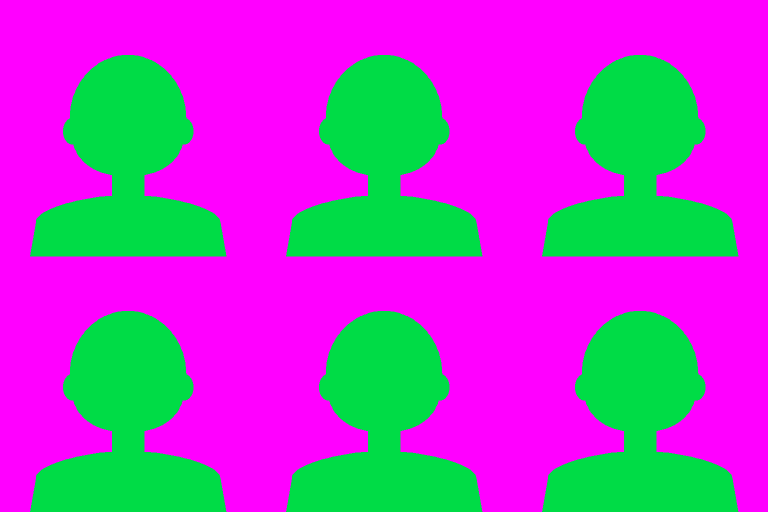
#> input picture design/characters/portrait/tools/template_3x2.png, 1536 x 1024 px (shown at 1/2 size)
$ python extract.py template_3x2.png template_3x2.png template_3x2.png
#> lines starting #> are read from the running program, lines starting #| are printed output that depends on the picture; after the words box and inside, x2 and y2 are one past the last pixel; in counts of white or black regions, pixels touching at a corner belong together
### design/characters/portrait/tools/geom.py
"""Canonical bust geometry for the layered portrait (512x512 cell). Everything registers to this."""
import math
from PIL import Image, ImageDraw

CELL = 512
CX = 256
HEAD_TOP = 110
HEAD_MID = 236          # widest row
CHIN = 352
HALF_W = 116
EAR_Y = 262
EAR_DX = 112
NECK = (224, 318, 288, 420)
MAGENTA = (255, 0, 255)
GREEN = (0, 220, 70)


def head_poly(cx=CX, top=HEAD_TOP, mid=HEAD_MID, chin=CHIN, hw=HALF_W, n=90):
    pts = []
    for i in range(n + 1):           # upper half: ellipse
        a = math.pi + math.pi * i / n
        pts.append((cx + hw * math.cos(a), mid + (mid - top) * math.sin(a)))
    for i in range(1, n):            # lower half: softer chin (superellipse)
        a = math.pi * i / n
        c, s = math.cos(a), math.sin(a)
        x = math.copysign(abs(c) ** (2 / 2.4), c)
        y = abs(s) ** (2 / 2.6)
        pts.append((cx + hw * x, mid + (chin - mid) * y))
    return pts


def shoulders_poly(cx=CX):
    left = []
    for i in range(21):
        t = i / 20
        left.append((cx - 34 - 150 * math.sin(t * math.pi / 2), 392 + 46 * (1 - math.cos(t * math.pi / 2)) ** 0.8 + 6 * t))
    right = [(2 * cx - x, y) for x, y in reversed(left)]
    return left + [(cx - 196, 512), (cx + 196, 512)] + right


def draw_template(d, ox=0, oy=0, col=GREEN, body=True):
    sh = lambda pts: [(x + ox, y + oy) for x, y in pts]
    if body:
        d.polygon(sh(shoulders_poly()), fill=col)
        d.rectangle((NECK[0] + ox, NECK[1] + oy, NECK[2] + ox, NECK[3] + oy), fill=col)
    for s in (-1, 1):
        ex = CX + s * EAR_DX
        d.ellipse((ex - 18 + ox, EAR_Y - 26 + oy, ex + 18 + ox, EAR_Y + 26 + oy), fill=col)
    d.polygon(sh(head_poly()), fill=col)


# [9 lines left out: function sheet_template, not called in this run]


# [4 lines that do not run on import are left out]

### design/characters/portrait/tools/extract.py
"""Cut the generated 3x2 sheets into registered portrait layers.
For each cell: find how the model moved/scaled the green guide bust (search against the canonical template),
warp the cell back onto the canonical 512 canvas, key out magenta + green (with colour decontamination),
drop stray guide outlines,
and save the canonical 512 RGBA (split.py then makes the game layers).
usage: extract.py <sheet.png> <name1,name2,...(6)> <out_dir> [debug_dir]"""
import sys
import numpy as np
from PIL import Image, ImageDraw
from scipy import ndimage as ndi
import geom

OUT_PX = 256
FILL_GREY = 0.6
MAG = np.array([255, 0, 255], float)
GRN = np.array([0, 220, 70], float)


def template_mask(size=geom.CELL):
    im = Image.new("L", (geom.CELL, geom.CELL), 0)
    geom.draw_template(ImageDraw.Draw(im), col=255)
    if size != geom.CELL:
        im = im.resize((size, size), Image.BILINEAR)
    return np.asarray(im) > 127


def keys(rgb):
    r, g, b = rgb[..., 0], rgb[..., 1], rgb[..., 2]
    mk = np.clip((np.minimum(r, b) - g) / 200.0, 0, 1)
    gk = np.clip((g - np.maximum(r, b)) / 130.0, 0, 1)
    return mk, gk


def warp(arr_img, s, tx, ty, resample=Image.BICUBIC):
    """canonical(p) = observed(s*(p-c) + c + t)"""
    c = geom.CELL / 2
    data = (s, 0, (1 - s) * c + tx, 0, s, (1 - s) * c + ty)
    return arr_img.transform((geom.CELL, geom.CELL), Image.AFFINE, data, resample=resample, fillcolor=geom.MAGENTA)


def register(cell_rgb):
    """search scale/shift so the template matches the observed green bust (layer pixels are 'unknown')."""
    best = None
    for f, scales, shifts in ((4, np.arange(0.9, 1.101, 0.01), range(-8, 9)), (1, None, None)):
        n = geom.CELL // f
        small = np.asarray(Image.fromarray(cell_rgb).resize((n, n), Image.BILINEAR)).astype(float)
        mk, gk = keys(small)
        M, G = mk > 0.6, gk > 0.6
        if f == 1:
            s0, tx0, ty0 = best[1:]
            scales = np.arange(s0 - 0.012, s0 + 0.0121, 0.003)
            cands = [(s, tx, ty) for s in scales for tx in range(int(tx0) - 4, int(tx0) + 5) for ty in range(int(ty0) - 4, int(ty0) + 5)]
        else:
            cands = [(s, dx * f, dy * f) for s in scales for dx in shifts for dy in shifts]
        tm_img = Image.fromarray((template_mask() * 255).astype(np.uint8))
        cache = {}
        for s, tx, ty in cands:
            # observed template = template placed at s*(p-c)+c+t  -> inverse warp of template image
            key = round(s, 4)
            if key not in cache:
                c = geom.CELL / 2
                inv = 1 / s
                t = tm_img.transform((geom.CELL, geom.CELL), Image.AFFINE, (inv, 0, c - inv * c, 0, inv, c - inv * c), resample=Image.BILINEAR)
                cache[key] = np.asarray(t.resize((n, n), Image.BILINEAR)) > 127
            T = np.roll(np.roll(cache[key], int(round(ty / f)), 0), int(round(tx / f)), 1)
            cost = (np.count_nonzero(T & M) + np.count_nonzero(~T & G)) * f * f + 1500 * abs(s - 1) + 2 * (abs(tx) + abs(ty))   # prior: the model keeps the guide in place
            if best is None or cost < best[0]:
                best = (cost, s, tx, ty)
    return best


def extract_cell(cell_rgb, debug=None):
    cost, s, tx, ty = register(cell_rgb)
    canon = np.asarray(warp(Image.fromarray(cell_rgb), s, tx, ty)).astype(float)
    mk, gk = keys(canon)
    k = np.maximum(mk, gk)
    # pixels on the green|magenta seam are a mix of the two keys -> background too
    d = GRN - MAG
    t = np.clip(((canon - MAG) @ d) / (d @ d), 0, 1)
    near_m = ndi.binary_dilation(mk > 0.8, iterations=3)
    near_g = ndi.binary_dilation(gk > 0.8, iterations=3)
    seam = (np.linalg.norm(canon - (MAG + t[..., None] * d), axis=-1) < 60) & near_m & near_g
    k = np.where(seam, 1.0, k)
    a = 1.0 - k
    key = np.where((mk >= gk)[..., None], MAG, GRN)
    col = (canon - (1 - a)[..., None] * key) / np.maximum(a, 0.05)[..., None]
    col = np.clip(col, 0, 255)
    a = np.clip((a - 0.12) / 0.88, 0, 1)
    solid = a > 0.5
    # drop specks
    lab, n = ndi.label(solid)
    if n:
        sizes = ndi.sum(solid, lab, range(1, n + 1))
        keep = np.isin(lab, 1 + np.nonzero(sizes >= 30)[0])
        keep = ndi.binary_dilation(keep, iterations=2)
        a = a * keep
    # stray outlines that only trace the guide silhouette (dark, near the guide edge, no fill near)
    lum = col @ np.array([0.299, 0.587, 0.114])
    dark = (lum < 95) & (a > 0.2)
    fill = (lum >= 95) & (a > 0.5)
    tm = template_mask()
    edge = ndi.binary_dilation(tm, iterations=7) & ~ndi.binary_erosion(tm, iterations=7)
    near_fill = ndi.binary_dilation(fill, iterations=6)
    stray = dark & edge & ~near_fill
    stray = ndi.binary_dilation(stray, iterations=1) & ~fill
    a = a * ~stray
    out = Image.fromarray(np.dstack([col, a * 255]).astype(np.uint8), "RGBA")
    return out, (cost, s, tx, ty)


def main():
    sheet, names, out = sys.argv[1], sys.argv[2].split(","), sys.argv[3]
    im = Image.open(sheet).convert("RGB")
#> im is the input picture: PIL image 1536x1024 RGB; mean R, G, B 166.7, 76.2, 190.9
    if im.size != (1536, 1024):
        im = im.resize((1536, 1024), Image.LANCZOS)
    arr = np.asarray(im)
    for i, name in enumerate(names):
        if name in ("", "-"):
            continue
        r, c = divmod(i, 3)
        cell = np.ascontiguousarray(arr[r * 512:(r + 1) * 512, c * 512:(c + 1) * 512])
        layer, reg = extract_cell(cell)
        layer.save(f"{out}/{name}.png")
        print(f"{name}: cost={reg[0]} s={reg[1]:.3f} t=({reg[2]},{reg[3]})")
#> this loop made 1 pass
#> (cost in extract_cell, s in extract_cell, tx in extract_cell, ty in extract_cell, n in extract_cell) on pass 1: (0, 1, 0, 0, 0)
#| template_3x2.png: cost=0.0 s=1.000 t=(0,0)
#> pass 1, in main, `cell = np.ascontiguousarray(arr[r * 512:(r + 1) * 512, c * 512:(c + 1)..`:
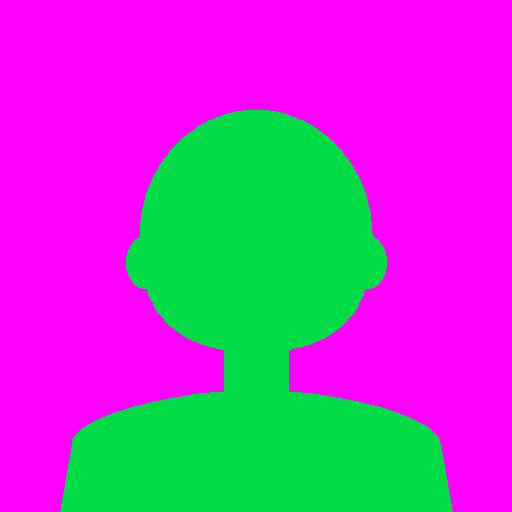
#> cell: shape (512, 512, 3); mean R, G, B 166.9, 76, 191.1
#> pass 1, in keys (call 3), `r, g, b = rgb[..., 0], rgb[..., 1], rgb[..., 2]`:
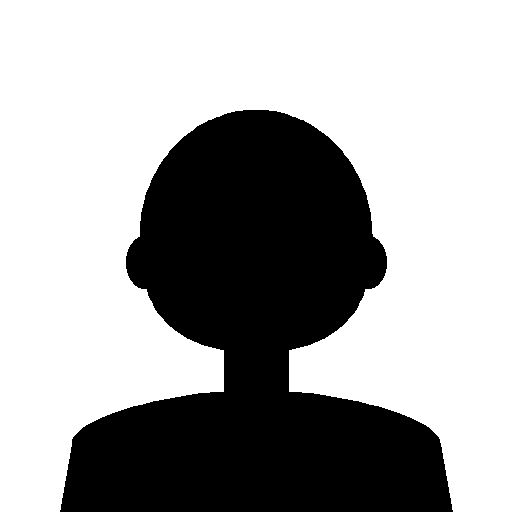
#> r: shape (512, 512) float64; 65.4% white; 1 black region, box (x1, y1, x2, y2) and area: (60, 110, 453, 512) 90577
#> after the loop: layer: PIL image 512x512 RGBA; every value is 0


if __name__ == "__main__":
    main()
